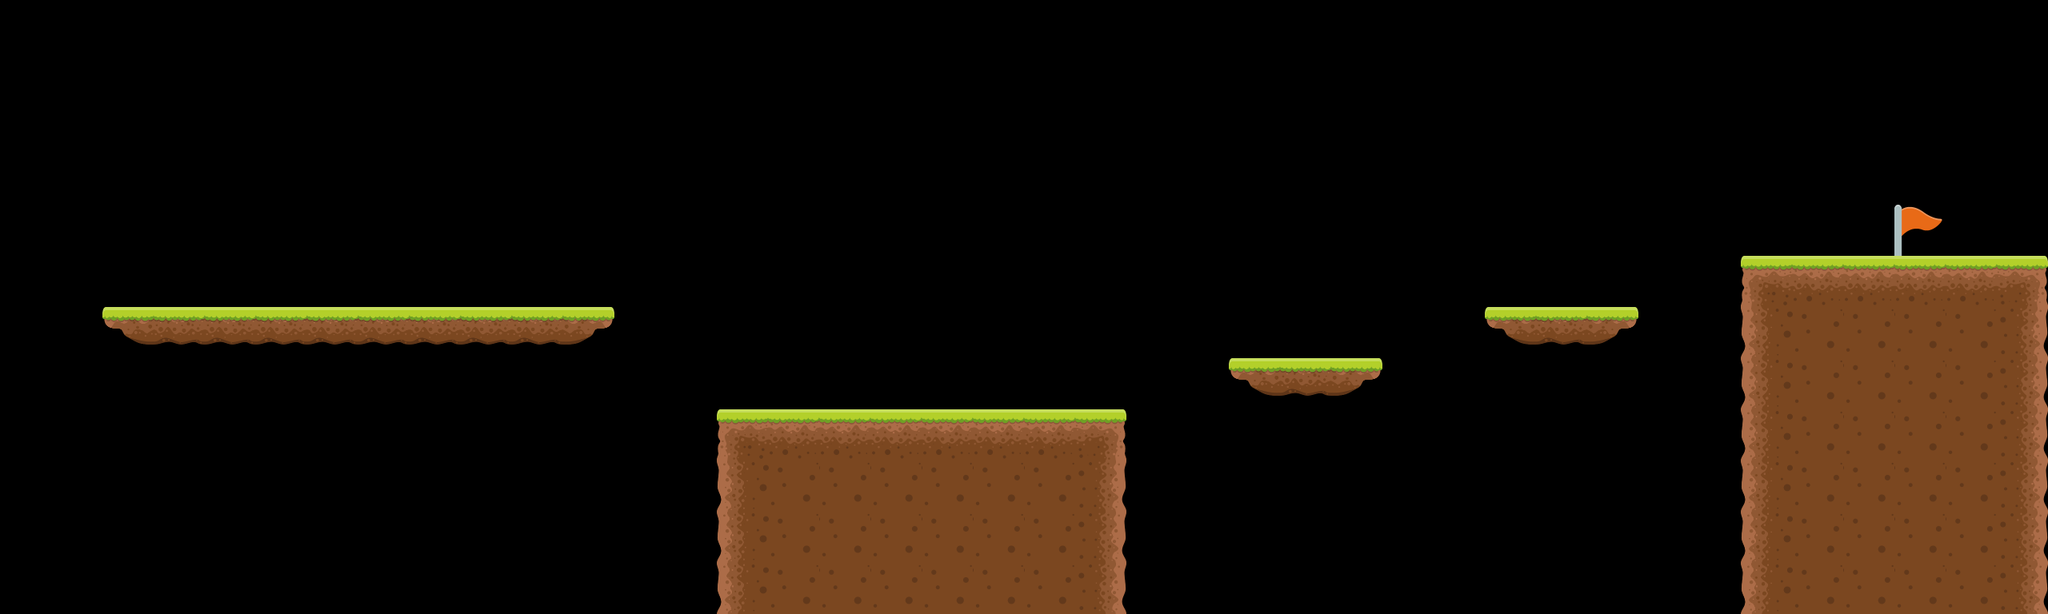

Rendered tile map (Tiled .tmx) drawn with the repository's tilesets; below, a short description and the full map source, tile grids included:
An orthogonal 40x12 tile map with 64x64 px tiles, 1 tile layer (Tile Layer 1), 2 tilesets and 10 objects.

<map version="1.9" tiledversion="1.9.2" orientation="orthogonal" renderorder="right-down" width="40" height="12" tilewidth="64" tileheight="64" infinite="0" nextlayerid="6" nextobjectid="28">
 <editorsettings>
  <export target="level2.lua" format="lua" />
 </editorsettings>
 <tileset firstgid="1" name="platformer" tilewidth="64" tileheight="64" tilecount="9" columns="3">
  <image source="tileset.png" width="192" height="192" />
 </tileset>
 <tileset firstgid="10" name="Flag" tilewidth="64" tileheight="64" tilecount="1" columns="1">
  <image source="flag.png" width="64" height="64" />
 </tileset>
 <layer id="1" name="Tile Layer 1" width="40" height="12">
  <data encoding="csv">
0,0,0,0,0,0,0,0,0,0,0,0,0,0,0,0,0,0,0,0,0,0,0,0,0,0,0,0,0,0,0,0,0,0,0,0,0,0,0,0,
0,0,0,0,0,0,0,0,0,0,0,0,0,0,0,0,0,0,0,0,0,0,0,0,0,0,0,0,0,0,0,0,0,0,0,0,0,0,0,0,
0,0,0,0,0,0,0,0,0,0,0,0,0,0,0,0,0,0,0,0,0,0,0,0,0,0,0,0,0,0,0,0,0,0,0,0,0,0,0,0,
0,0,0,0,0,0,0,0,0,0,0,0,0,0,0,0,0,0,0,0,0,0,0,0,0,0,0,0,0,0,0,0,0,0,0,0,0,0,0,0,
0,0,0,0,0,0,0,0,0,0,0,0,0,0,0,0,0,0,0,0,0,0,0,0,0,0,0,0,0,0,0,0,0,0,0,0,0,10,0,0,
0,0,0,0,0,0,0,0,0,0,0,0,0,0,0,0,0,0,0,0,0,0,0,0,0,0,0,0,0,0,0,0,0,0,1,2,2,2,2,3,
0,0,7,8,8,8,8,8,8,8,8,9,0,0,0,0,0,0,0,0,0,0,0,0,0,0,0,0,0,7,8,9,0,0,4,5,5,5,5,6,
0,0,0,0,0,0,0,0,0,0,0,0,0,0,0,0,0,0,0,0,0,0,0,0,7,8,9,0,0,0,0,0,0,0,4,5,5,5,5,6,
0,0,0,0,0,0,0,0,0,0,0,0,0,0,1,2,2,2,2,2,2,3,0,0,0,0,0,0,0,0,0,0,0,0,4,5,5,5,5,6,
0,0,0,0,0,0,0,0,0,0,0,0,0,0,4,5,5,5,5,5,5,6,0,0,0,0,0,0,0,0,0,0,0,0,4,5,5,5,5,6,
0,0,0,0,0,0,0,0,0,0,0,0,0,0,4,5,5,5,5,5,5,6,0,0,0,0,0,0,0,0,0,0,0,0,4,5,5,5,5,6,
0,0,0,0,0,0,0,0,0,0,0,0,0,0,4,5,5,5,5,5,5,6,0,0,0,0,0,0,0,0,0,0,0,0,4,5,5,5,5,6
</data>
 </layer>
 <objectgroup id="3" name="Enemies">
  <object id="23" x="1152" y="448" width="64" height="64" />
  <object id="24" x="1920" y="320" width="64" height="64" />
 </objectgroup>
 <objectgroup id="4" name="Flag">
  <object id="25" x="2368" y="256" width="64" height="64" />
 </objectgroup>
 <objectgroup id="5" name="Start">
  <object id="26" x="640" y="1280" />
  <object id="27" x="384" y="256" width="64" height="64" />
 </objectgroup>
 <objectgroup id="2" name="Platforms">
  <object id="17" x="128" y="384" width="640" height="64" />
  <object id="18" x="896" y="512" width="512" height="256" />
  <object id="19" x="1536" y="448" width="192" height="64" />
  <object id="20" x="1856" y="384" width="192" height="64" />
  <object id="22" x="2176" y="320" width="384" height="448" />
 </objectgroup>
</map>
